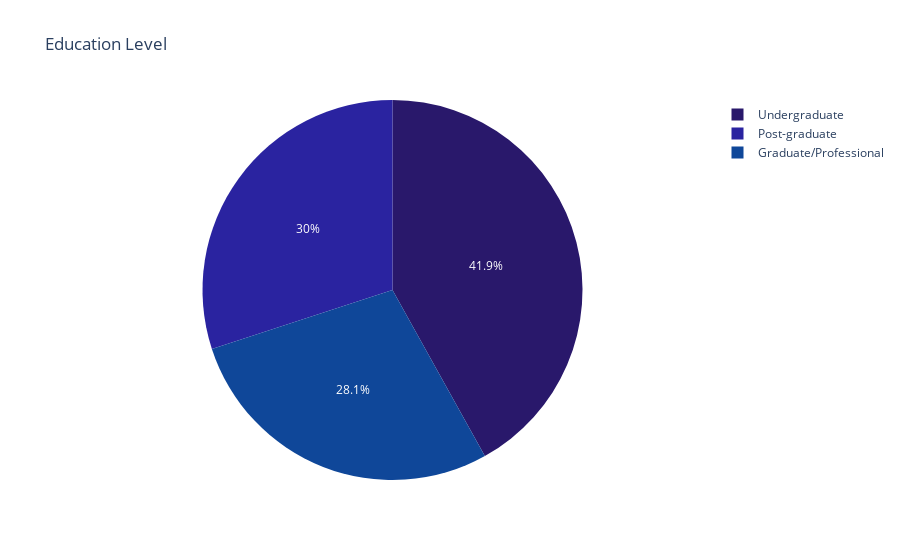

Here is the notebook cell this chart was saved with:
### Code cell
fig=px.pie(new_loan,values=Edu_level, names=Edu_level.index, title='Education Level',
           color_discrete_sequence=px.colors.sequential.haline)
fig.show()

### Figure 1 — Plotly figure (JSON) as saved in the notebook; plotly's stock layout.template omitted (floating-point values rounded to 4 significant figures)
{"data": [{"domain": {"x": [0.0, 1.0], "y": [0.0, 1.0]}, "hovertemplate": "label=%{label}<br>value=%{value}<extra></extra>", "labels": ["Graduate/Professional", "Post-graduate", "Undergraduate"], "legendgroup": "", "name": "", "showlegend": true, "type": "pie", "values": [1403, 1501, 2096]}], "layout": {"legend": {"tracegroupgap": 0}, "piecolorway": ["rgb(41, 24, 107)", "rgb(42, 35, 160)", "rgb(15, 71, 153)", "rgb(18, 95, 142)", "rgb(38, 116, 137)", "rgb(53, 136, 136)", "rgb(65, 157, 133)", "rgb(81, 178, 124)", "rgb(111, 198, 107)", "rgb(160, 214, 91)", "rgb(212, 225, 112)", "rgb(253, 238, 153)"], "title": {"text": "Education Level"}}}
